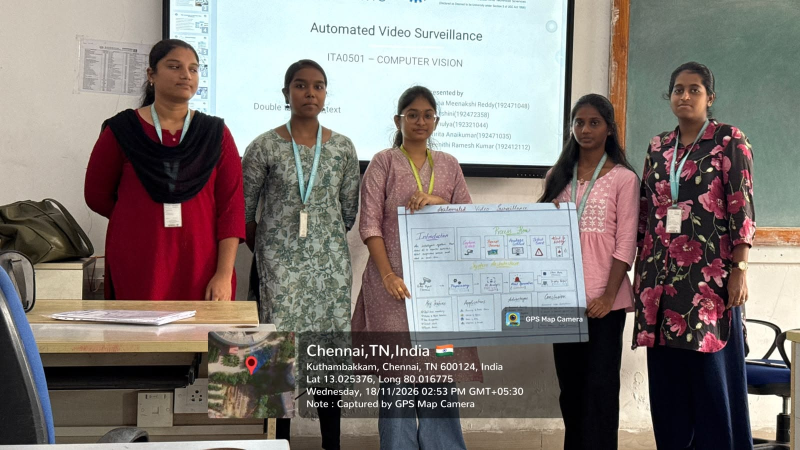
#> input picture JIGSAW ACTIVITY/Photo.jpeg, 1600 x 900 px, given in place of video1.mp4, which was not available (shown at 1/2 size)
$ python 'EXPERIMENT - 40.py'
#> lines starting #> are read from the running program, lines starting #| are printed output that depends on the picture; after the words box and inside, x2 and y2 are one past the last pixel; in counts of white or black regions, pixels touching at a corner belong together
import cv2

video = cv2.VideoCapture("video1.mp4")

while True:
    ret, frame = video.read()
#> frame is the input picture: shape (900, 1600, 3); mean B, G, R 119.7, 123.5, 130.5

    if not ret:
        break

    gray = cv2.cvtColor(frame, cv2.COLOR_BGR2GRAY)
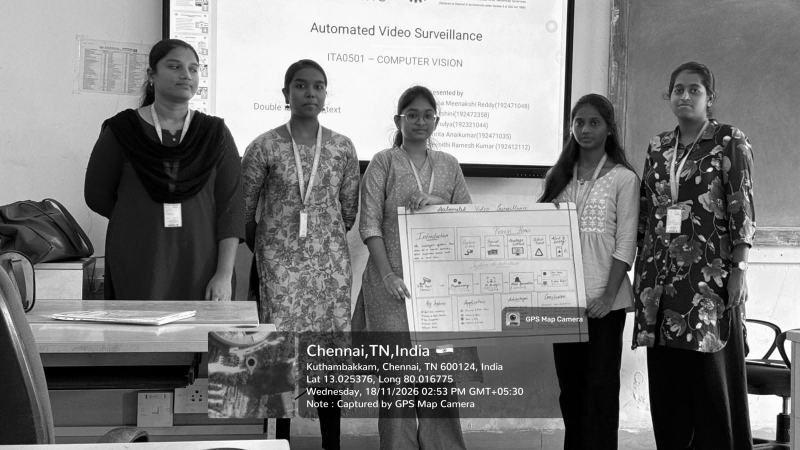
#> gray: shape (900, 1600) (shown at 1/2 size); min 0, max 255, mean 125.2
    _, thresh = cv2.threshold(gray, 150, 255, cv2.THRESH_BINARY)
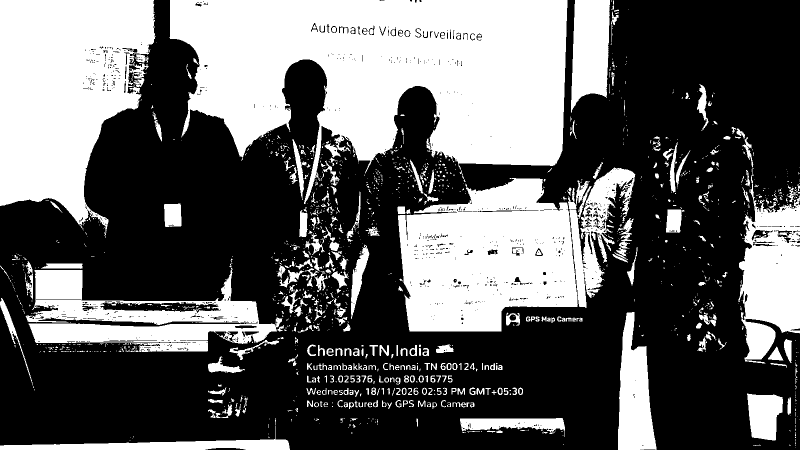
#> thresh: shape (900, 1600) (shown at 1/2 size); 38.8% white; 1486 white regions (1092 under 20 px)

    contours, _ = cv2.findContours(thresh, cv2.RETR_EXTERNAL, cv2.CHAIN_APPROX_SIMPLE)
#> contours = 1431 contours, 1140 with area under 20; largest, box (x1, y1, x2, y2) and area: (339, 0, 1135, 408) 203258, (0, 0, 312, 471) 99217, (796, 356, 1156, 663) 83252, (51, 536, 565, 704) 42202, (1477, 350, 1600, 727) 28965

    for contour in contours:
        x, y, w, h = cv2.boundingRect(contour)

        if w > 30 and h > 10:
            cv2.rectangle(frame, (x, y), (x + w, y + h), (0, 255, 0), 2)
#> this loop made 1431 passes
#> (x, y, w, h) on passes 1, 3, 4: (1591, 895, 1, 1), (1578, 889, 3, 3), (1506, 889, 16, 3)
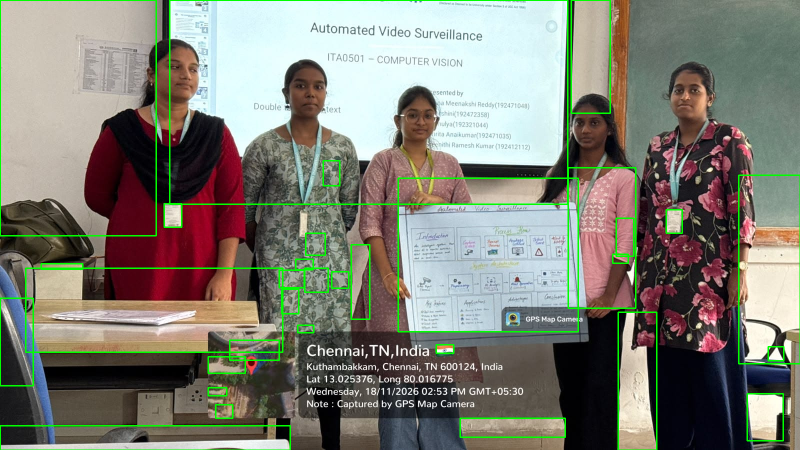
#> frame: shape (900, 1600, 3) (shown at 1/2 size); 2.95% of pixels changed, all inside (x1, y1, x2, y2) = (0, 0, 1600, 900)

    frame = cv2.resize(frame, (640, 360))
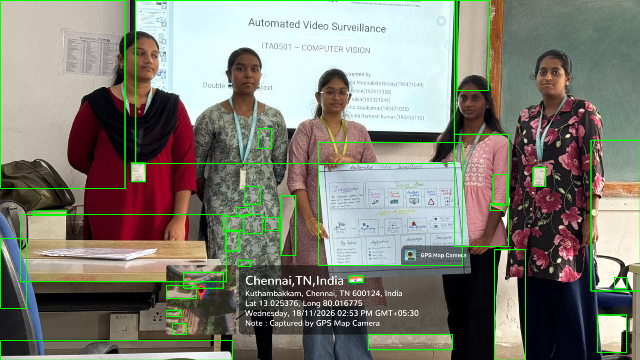
#> frame: shape (360, 640, 3); mean B, G, R 116.9, 127.9, 127.3

    cv2.imshow("Text Detection", frame)

    if cv2.waitKey(30) & 0xFF == ord('q'):
#> (key q is pressed here)
        break

video.release()
cv2.destroyAllWindows()
